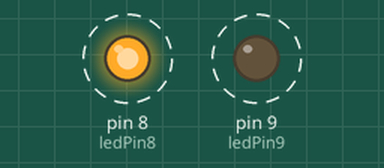
Recording of a sketch running on a simulated Arduino Uno, built with avr-gcc and run on an emulated ATmega328P. Parts: output pins drawn as LEDs (lit = HIGH). Dashed ring = blinking.

Above: at 0.12 s.
Timing chart, 0 to 4.6 s (numbered marks = the images above):
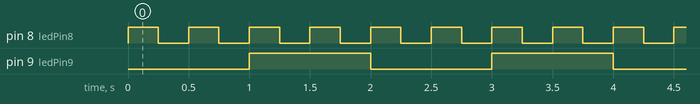

Measured:
- by itself, pin 8 (ledPin8): alternates HIGH for 0.25 s and LOW for 0.25 s
- by itself, pin 9 (ledPin9): alternates HIGH for 1.0 s and LOW for 1.0 s
- by itself, everything shown: repeats every 2.0 s, in 8 steps

The sketch:

YR_Homework1.ino
```cpp
/*
 Homework 1

 Created 16 March 2016
 By Yakim Rachev

 */

int ledPin8 = 8;      // LED connected to digital pin 8
int ledPin9 = 9;      // LED connected to digital pin 9
int timeDelay = 250;  // The mseconds delay

void setup() {
  pinMode(ledPin8, OUTPUT);
  pinMode(ledPin9, OUTPUT);

  digitalWrite(ledPin8, LOW);
  digitalWrite(ledPin9, LOW);
}

void loop() {
  int i = 0;    // keep track of the ledPin8 blinks
  while (true){
    digitalWrite(ledPin8, HIGH);
    delay(timeDelay);
    digitalWrite(ledPin8, LOW);
    delay(timeDelay);
    i++;

    if (i == 2){
       digitalWrite(ledPin9, HIGH);
    }

    if (i == 4){
       digitalWrite(ledPin9, LOW);
       i = 0;
    }
  }
}
```
